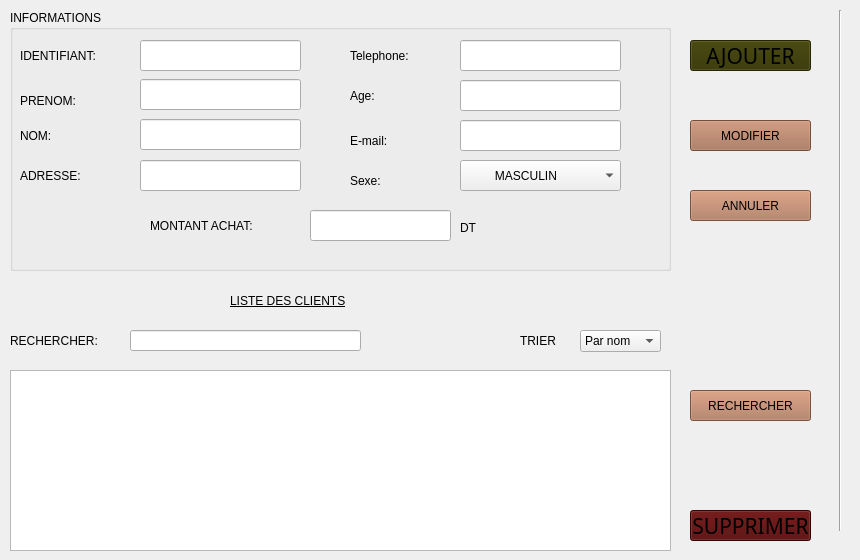
      <widget class="QWidget" name="page_3">
       <widget class="QGroupBox" name="groupBox">
        <property name="geometry">
         <rect>
          <x>10</x>
          <y>10</y>
          <width>661</width>
          <height>261</height>
         </rect>
        </property>
        <property name="styleSheet">
         <string notr="true">font: 16pt &quot;Gabriola&quot;;</string>
        </property>
        <property name="title">
         <string>INFORMATIONS</string>
        </property>
        <widget class="QLabel" name="label">
         <property name="geometry">
          <rect>
           <x>10</x>
           <y>30</y>
           <width>121</width>
           <height>31</height>
          </rect>
         </property>
         <property name="toolTip">
          <string>&lt;html&gt;&lt;head/&gt;&lt;body&gt;&lt;p&gt;&lt;span style=&quot; color:#ffaa00;&quot;&gt;IDENTIFIANT&lt;/span&gt;&lt;/p&gt;&lt;/body&gt;&lt;/html&gt;</string>
         </property>
         <property name="styleSheet">
          <string notr="true">font: 18pt &quot;Gabriola&quot;;</string>
         </property>
         <property name="text">
          <string>IDENTIFIANT:</string>
         </property>
        </widget>
        <widget class="QLineEdit" name="lineEdit_id">
         <property name="geometry">
          <rect>
           <x>130</x>
           <y>30</y>
           <width>161</width>
           <height>31</height>
          </rect>
         </property>
        </widget>
        <widget class="QLabel" name="label_5">
         <property name="geometry">
          <rect>
           <x>10</x>
           <y>80</y>
           <width>91</width>
           <height>21</height>
          </rect>
         </property>
         <property name="styleSheet">
          <string notr="true">font: 18pt &quot;Gabriola&quot;;</string>
         </property>
         <property name="text">
          <string>PRENOM:</string>
         </property>
        </widget>
        <widget class="QLineEdit" name="lineEdit_prenom">
         <property name="geometry">
          <rect>
           <x>130</x>
           <y>69</y>
           <width>161</width>
           <height>31</height>
          </rect>
         </property>
        </widget>
        <widget class="QLabel" name="label_6">
         <property name="geometry">
          <rect>
           <x>10</x>
           <y>110</y>
           <width>71</width>
           <height>31</height>
          </rect>
         </property>
         <property name="styleSheet">
          <string notr="true">font: 18pt &quot;Gabriola&quot;;</string>
         </property>
         <property name="text">
          <string>NOM:</string>
         </property>
        </widget>
        <widget class="QLineEdit" name="lineEdit_nom">
         <property name="geometry">
          <rect>
           <x>130</x>
           <y>109</y>
           <width>161</width>
           <height>31</height>
          </rect>
         </property>
        </widget>
        <widget class="QLabel" name="label_11">
         <property name="geometry">
          <rect>
           <x>10</x>
           <y>150</y>
           <width>81</width>
           <height>31</height>
          </rect>
         </property>
         <property name="styleSheet">
          <string notr="true">font: 18pt &quot;Gabriola&quot;;</string>
         </property>
         <property name="text">
          <string>ADRESSE:</string>
         </property>
        </widget>
        <widget class="QLineEdit" name="lineEdit_adresse">
         <property name="geometry">
          <rect>
           <x>130</x>
           <y>150</y>
           <width>161</width>
           <height>31</height>
          </rect>
         </property>
        </widget>
        <widget class="QLabel" name="label_8">
         <property name="geometry">
          <rect>
           <x>340</x>
           <y>30</y>
           <width>81</width>
           <height>31</height>
          </rect>
         </property>
         <property name="styleSheet">
          <string notr="true">font: 18pt &quot;Gabriola&quot;;</string>
         </property>
         <property name="text">
          <string>Telephone:</string>
         </property>
        </widget>
        <widget class="QLabel" name="label_9">
         <property name="geometry">
          <rect>
           <x>340</x>
           <y>70</y>
           <width>47</width>
           <height>31</height>
          </rect>
         </property>
         <property name="styleSheet">
          <string notr="true">font: 18pt &quot;Gabriola&quot;;</string>
         </property>
         <property name="text">
          <string>Age:</string>
         </property>
        </widget>
        <widget class="QLabel" name="label_16">
         <property name="geometry">
          <rect>
           <x>340</x>
           <y>120</y>
           <width>61</width>
           <height>21</height>
          </rect>
         </property>
         <property name="styleSheet">
          <string notr="true">font: 18pt &quot;Gabriola&quot;;</string>
         </property>
         <property name="text">
          <string>E-mail:</string>
         </property>
        </widget>
        <widget class="QLabel" name="label_10">
         <property name="geometry">
          <rect>
           <x>340</x>
           <y>160</y>
           <width>47</width>
           <height>21</height>
          </rect>
         </property>
         <property name="styleSheet">
          <string notr="true">font: 18pt &quot;Gabriola&quot;;</string>
         </property>
         <property name="text">
          <string>Sexe:</string>
         </property>
        </widget>
        <widget class="QLineEdit" name="lineEdit_telephone">
         <property name="geometry">
          <rect>
           <x>450</x>
           <y>30</y>
           <width>161</width>
           <height>31</height>
          </rect>
         </property>
        </widget>
        <widget class="QLineEdit" name="lineEdit_mail">
         <property name="geometry">
          <rect>
           <x>450</x>
           <y>110</y>
           <width>161</width>
           <height>31</height>
          </rect>
         </property>
        </widget>
        <widget class="QLabel" name="label_22">
         <property name="geometry">
          <rect>
           <x>140</x>
           <y>200</y>
           <width>151</width>
           <height>31</height>
          </rect>
         </property>
         <property name="styleSheet">
          <string notr="true">font: 18pt &quot;Gabriola&quot;;</string>
         </property>
         <property name="text">
          <string>MONTANT ACHAT:</string>
         </property>
        </widget>
        <widget class="QLineEdit" name="lineEdit_achat">
         <property name="geometry">
          <rect>
           <x>300</x>
           <y>200</y>
           <width>141</width>
           <height>31</height>
          </rect>
         </property>
        </widget>
        <widget class="QLabel" name="label_23">
         <property name="geometry">
          <rect>
           <x>450</x>
           <y>210</y>
           <width>21</width>
           <height>16</height>
          </rect>
         </property>
         <property name="styleSheet">
          <string notr="true">font: 14pt &quot;Gabriola&quot;;</string>
         </property>
         <property name="text">
          <string>DT</string>
         </property>
        </widget>
        <widget class="QLineEdit" name="lineEdit_age">
         <property name="geometry">
          <rect>
           <x>450</x>
           <y>70</y>
           <width>161</width>
           <height>31</height>
          </rect>
         </property>
        </widget>
        <widget class="QComboBox" name="lineEdit_sexe">
         <property name="geometry">
          <rect>
           <x>450</x>
           <y>150</y>
           <width>161</width>
           <height>31</height>
          </rect>
         </property>
         <item>
          <property name="text">
           <string>         MASCULIN</string>
          </property>
         </item>
         <item>
          <property name="text">
           <string>         FEMININ</string>
          </property>
         </item>
         <item>
          <property name="text">
           <string>         AUTRES...</string>
          </property>
         </item>
        </widget>
       </widget>
       <widget class="QLabel" name="label_17">
        <property name="geometry">
         <rect>
          <x>230</x>
          <y>280</y>
          <width>231</width>
          <height>41</height>
         </rect>
        </property>
        <property name="styleSheet">
         <string notr="true">font: 28pt &quot;Gabriola&quot;;
font: 28pt &quot;Gabriola&quot;;
text-decoration: underline;</string>
        </property>
        <property name="text">
         <string>LISTE DES CLIENTS</string>
        </property>
       </widget>
       <widget class="QLabel" name="label_18">
        <property name="geometry">
         <rect>
          <x>10</x>
          <y>330</y>
          <width>101</width>
          <height>21</height>
         </rect>
        </property>
        <property name="styleSheet">
         <string notr="true">font:16pt &quot;Gabriola&quot;;</string>
        </property>
        <property name="text">
         <string>RECHERCHER:</string>
        </property>
       </widget>
       <widget class="QLineEdit" name="lineEdit_IDS">
        <property name="geometry">
         <rect>
          <x>130</x>
          <y>330</y>
          <width>231</width>
          <height>21</height>
         </rect>
        </property>
       </widget>
       <widget class="QLabel" name="label_20">
        <property name="geometry">
         <rect>
          <x>520</x>
          <y>330</y>
          <width>47</width>
          <height>21</height>
         </rect>
        </property>
        <property name="styleSheet">
         <string notr="true">font: 16pt &quot;Gabriola&quot;;</string>
        </property>
        <property name="text">
         <string>TRIER</string>
        </property>
       </widget>
       <widget class="QComboBox" name="comboBox">
        <property name="geometry">
         <rect>
          <x>580</x>
          <y>330</y>
          <width>81</width>
          <height>22</height>
         </rect>
        </property>
        <item>
         <property name="text">
          <string>Par nom</string>
         </property>
        </item>
        <item>
         <property name="text">
          <string>Par age</string>
         </property>
        </item>
        <item>
         <property name="text">
          <string>Par sexe</string>
         </property>
        </item>
       </widget>
       <widget class="QTableView" name="tableView_2">
        <property name="geometry">
         <rect>
          <x>10</x>
          <y>370</y>
          <width>661</width>
          <height>181</height>
         </rect>
        </property>
       </widget>
       <widget class="QPushButton" name="pb_valider">
        <property name="geometry">
         <rect>
          <x>690</x>
          <y>120</y>
          <width>121</width>
          <height>31</height>
         </rect>
        </property>
        <property name="cursor">
         <cursorShape>PointingHandCursor</cursorShape>
        </property>
        <property name="styleSheet">
         <string notr="true">background-color: rgb(162, 108, 80);
font:16pt &quot;Gabriola&quot;;
</string>
        </property>
        <property name="text">
         <string>MODIFIER</string>
        </property>
        <property name="icon">
         <iconset>
          <normaloff>../../../Downloads/icon modifier.png</normaloff>../../../Downloads/icon modifier.png</iconset>
        </property>
        <property name="iconSize">
         <size>
          <width>40</width>
          <height>40</height>
         </size>
        </property>
       </widget>
       <widget class="QPushButton" name="pb_ajouter">
        <property name="geometry">
         <rect>
          <x>690</x>
          <y>40</y>
          <width>121</width>
          <height>31</height>
         </rect>
        </property>
        <property name="font">
         <font>
          <family>Gabriola</family>
          <pointsize>16</pointsize>
         </font>
        </property>
        <property name="cursor">
         <cursorShape>PointingHandCursor</cursorShape>
        </property>
        <property name="styleSheet">
         <string notr="true">background-color: rgb(52, 52, 0);
selection-background-color: qlineargradient(spread:pad, x1:0, y1:0, x2:1, y2:0, stop:0 rgba(255, 178, 102, 255), stop:0.55 rgba(235, 148, 61, 255), stop:0.98 rgba(0, 0, 0, 255), stop:1 rgba(0, 0, 0, 0));</string>
        </property>
        <property name="text">
         <string>AJOUTER</string>
        </property>
        <property name="icon">
         <iconset>
          <normaloff>../../../Downloads/ajouter icon.png</normaloff>../../../Downloads/ajouter icon.png</iconset>
        </property>
        <property name="iconSize">
         <size>
          <width>40</width>
          <height>27</height>
         </size>
        </property>
       </widget>
       <widget class="QPushButton" name="pb_annuler">
        <property name="geometry">
         <rect>
          <x>690</x>
          <y>190</y>
          <width>121</width>
          <height>31</height>
         </rect>
        </property>
        <property name="cursor">
         <cursorShape>PointingHandCursor</cursorShape>
        </property>
        <property name="styleSheet">
         <string notr="true">background-color: rgb(172, 114, 85);
font:16pt &quot;Gabriola&quot;;</string>
        </property>
        <property name="text">
         <string>ANNULER</string>
        </property>
        <property name="icon">
         <iconset>
          <normaloff>../../../Downloads/icon annuler.png</normaloff>../../../Downloads/icon annuler.png</iconset>
        </property>
        <property name="iconSize">
         <size>
          <width>40</width>
          <height>27</height>
         </size>
        </property>
       </widget>
       <widget class="QPushButton" name="pb_rechercher">
        <property name="geometry">
         <rect>
          <x>690</x>
          <y>390</y>
          <width>121</width>
          <height>31</height>
         </rect>
        </property>
        <property name="cursor">
         <cursorShape>PointingHandCursor</cursorShape>
        </property>
        <property name="styleSheet">
         <string notr="true">font:16pt &quot;Gabriola&quot;;
background-color: rgb(172, 114, 85);</string>
        </property>
        <property name="text">
         <string>RECHERCHER</string>
        </property>
        <property name="icon">
         <iconset>
          <normaloff>../../../Downloads/icon valider encore.png</normaloff>../../../Downloads/icon valider encore.png</iconset>
        </property>
        <property name="iconSize">
         <size>
          <width>40</width>
          <height>15</height>
         </size>
        </property>
       </widget>
       <widget class="QPushButton" name="pb_supprimer">
        <property name="geometry">
         <rect>
          <x>690</x>
          <y>510</y>
          <width>121</width>
          <height>31</height>
         </rect>
        </property>
        <property name="font">
         <font>
          <family>Gabriola</family>
          <pointsize>16</pointsize>
         </font>
        </property>
        <property name="cursor">
         <cursorShape>PointingHandCursor</cursorShape>
        </property>
        <property name="styleSheet">
         <string notr="true">background-color: rgb(79, 0, 0);</string>
        </property>
        <property name="text">
         <string>SUPPRIMER</string>
        </property>
        <property name="icon">
         <iconset>
          <normaloff>../../../Downloads/icon supprimer1.png</normaloff>../../../Downloads/icon supprimer1.png</iconset>
        </property>
        <property name="iconSize">
         <size>
          <width>40</width>
          <height>27</height>
         </size>
        </property>
       </widget>
       <widget class="Line" name="line_3">
        <property name="geometry">
         <rect>
          <x>830</x>
          <y>10</y>
          <width>21</width>
          <height>521</height>
         </rect>
        </property>
        <property name="orientation">
         <enum>Qt::Vertical</enum>
        </property>
       </widget>
      </widget>
